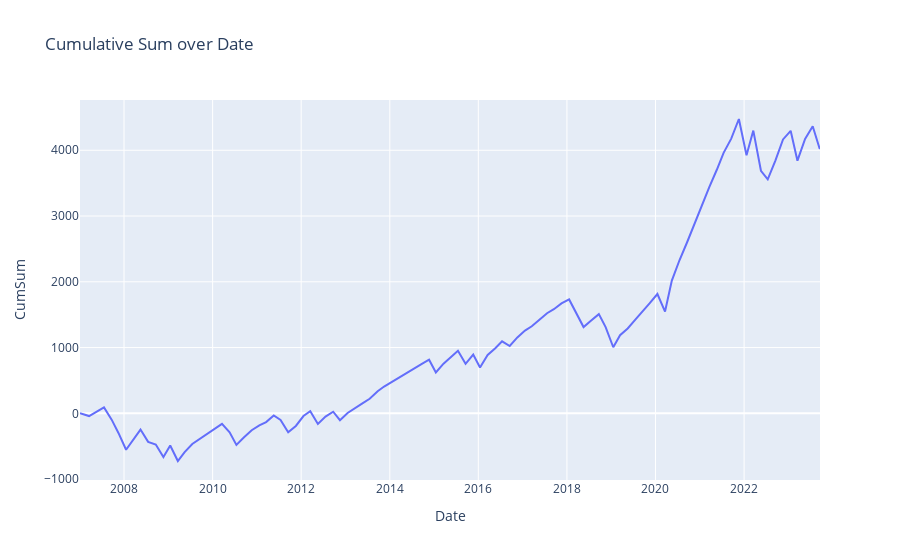

The notebook cell this image was saved under:
### Code cell
# Load the provided dataframe

# Plot using plotly.express
fig = px.line(df_chart, x='Date', y='CumSum', title='Cumulative Sum over Date')

#fig.add_trace(go.Scatter(x=df_chart_comp['Date'], y=df_chart_comp['SPY_buy_hold'], mode='lines', name='SPY_buy_hold'))

fig.show()
